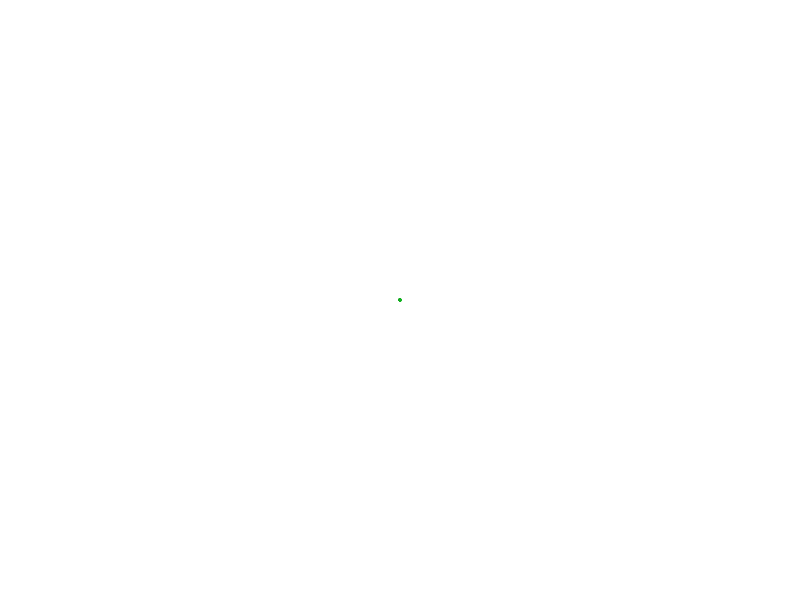
Frame 1 (no input)
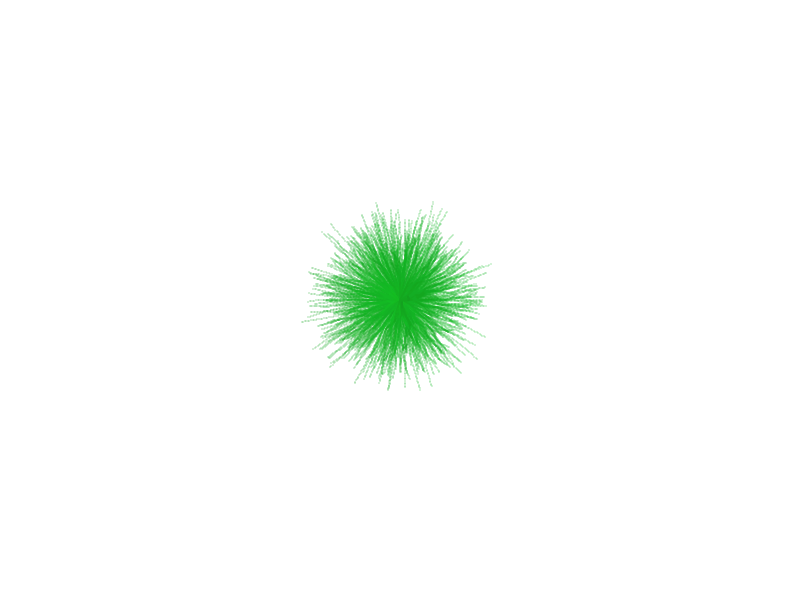
Frame 60 (the mouse pressed at the canvas centre just before this capture)
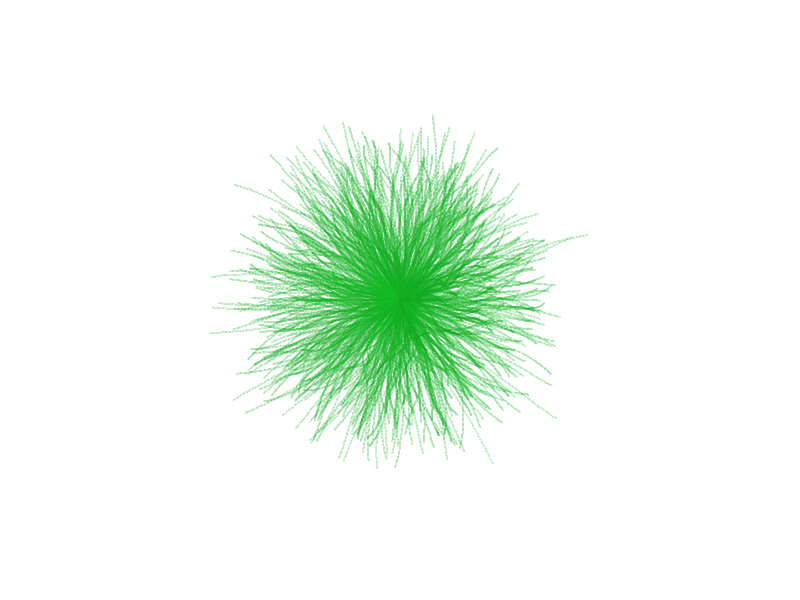
Frame 120 (the mouse held since frame 60 and released just before this capture)

The Processing sketch that drew these frames (run headless with seeded random() and noise(); from frame 60 on, the mouse is pressed at the canvas centre):

// Processing sketch: mind
// ── mind.pde

int number = 800;

branch[] t = new branch[number];

void setup() {
  float ang = 0;
  float ang_d = PI * 2 / number;
  
  size(800, 600);
  background(255);
  
  for (int i = 0; i < number; i++ ) {
    t[i] = new branch(cos(ang),sin(ang));
    ang += ang_d;  
  }
}

void draw() {
  translate(width/2,height/2);
  for (int i = 0; i < number; i++ )
  {
    t[i].refresh();  
  }
}

// ── branch.pde
class branch {
  
  float x, y, d_x, d_y;
  float t, k;
  
  branch(float _dx, float _dy) {
    x = 0;
    y = 0;
    t = random(1000);
    k = random(1000);
    d_x = _dx;
    d_y = _dy;
  }
  
  
  void refresh() {
    PVector p_dir;
    noStroke();
    float signal = noise(t);
    float signal2 = noise(k);
    t += 0.01;
    k += 0.01;
    
    colorMode(HSB, 100);
    fill(35, 90, map(signal, 0, 1, 60, 80));
    
    p_dir = new PVector(d_x, d_y);
    p_dir.normalize();
    
    x = x + p_dir.x + map(signal,0,1,-1.1,1.1);
    y = y + p_dir.y + map(signal2,0,1,-1.1,1.1);
    
    ellipse(int(x), int(y), 1, 1);
    
    if ( x > width || x < 0 || y > height || y < 0 ) {
      // destory the object
    }
  }




}
